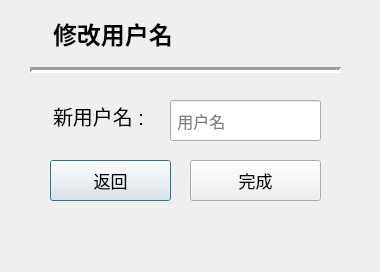
<?xml version="1.0" encoding="UTF-8"?>
<ui version="4.0">
 <class>changeName</class>
 <widget class="QDialog" name="changeName">
  <property name="geometry">
   <rect>
    <x>0</x>
    <y>0</y>
    <width>380</width>
    <height>272</height>
   </rect>
  </property>
  <property name="windowTitle">
   <string>Dialog</string>
  </property>
  <widget class="QLabel" name="username">
   <property name="geometry">
    <rect>
     <x>53</x>
     <y>18</y>
     <width>151</width>
     <height>31</height>
    </rect>
   </property>
   <property name="font">
    <font>
     <pointsize>18</pointsize>
     <weight>75</weight>
     <italic>false</italic>
     <bold>true</bold>
     <strikeout>false</strikeout>
     <kerning>true</kerning>
    </font>
   </property>
   <property name="text">
    <string>修改用户名</string>
   </property>
  </widget>
  <widget class="QLabel" name="changeName_2">
   <property name="geometry">
    <rect>
     <x>53</x>
     <y>100</y>
     <width>141</width>
     <height>31</height>
    </rect>
   </property>
   <property name="font">
    <font>
     <pointsize>15</pointsize>
     <weight>50</weight>
     <italic>false</italic>
     <bold>false</bold>
     <strikeout>false</strikeout>
     <kerning>true</kerning>
    </font>
   </property>
   <property name="text">
    <string>新用户名 :</string>
   </property>
  </widget>
  <widget class="Line" name="line">
   <property name="geometry">
    <rect>
     <x>30</x>
     <y>60</y>
     <width>311</width>
     <height>20</height>
    </rect>
   </property>
   <property name="font">
    <font>
     <weight>75</weight>
     <bold>true</bold>
    </font>
   </property>
   <property name="lineWidth">
    <number>3</number>
   </property>
   <property name="orientation">
    <enum>Qt::Horizontal</enum>
   </property>
  </widget>
  <widget class="QLineEdit" name="newName">
   <property name="geometry">
    <rect>
     <x>170</x>
     <y>100</y>
     <width>151</width>
     <height>41</height>
    </rect>
   </property>
   <property name="font">
    <font>
     <pointsize>12</pointsize>
    </font>
   </property>
   <property name="placeholderText">
    <string> 用户名</string>
   </property>
  </widget>
  <widget class="QPushButton" name="returnBtn">
   <property name="geometry">
    <rect>
     <x>50</x>
     <y>160</y>
     <width>121</width>
     <height>41</height>
    </rect>
   </property>
   <property name="font">
    <font>
     <pointsize>13</pointsize>
    </font>
   </property>
   <property name="text">
    <string>返回</string>
   </property>
  </widget>
  <widget class="QPushButton" name="doneBtn">
   <property name="geometry">
    <rect>
     <x>190</x>
     <y>160</y>
     <width>131</width>
     <height>41</height>
    </rect>
   </property>
   <property name="font">
    <font>
     <pointsize>13</pointsize>
    </font>
   </property>
   <property name="text">
    <string>完成</string>
   </property>
  </widget>
 </widget>
 <resources/>
 <connections/>
</ui>
